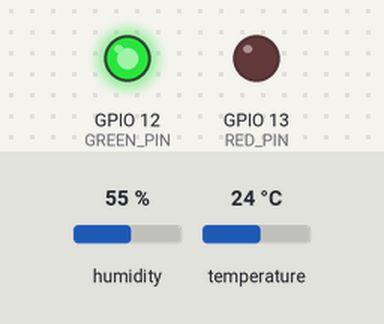
Simulated run of this sketch. Board: ESP32. Parts: output pins drawn as LEDs (lit = HIGH). The inputs (shaded band) are chosen by the test bench; at power-on: temperature 24 °C, humidity 55 %. WiFi joins after 1.5 s; servers stay silent unless stated; web services answer with replies made up by the test bench; what the sketch prints to the serial monitor is not drawn.

Above: at 3.7 s.
3.8 s: temperature set to 29.7 °C
17.8 s: temperature set to 30.4 °C
29.2 s: temperature set to 12 °C
At 30.1 s:
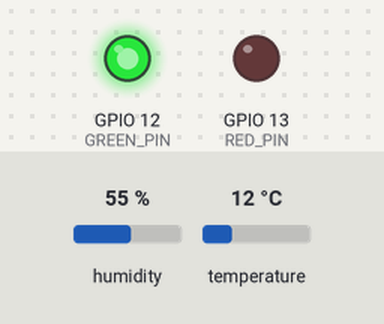
40.6 s: temperature set to 33 °C
At 48.6 s:
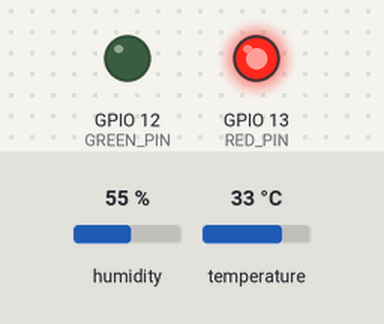
52.0 s: temperature set to 19 °C
At 64.2 s:
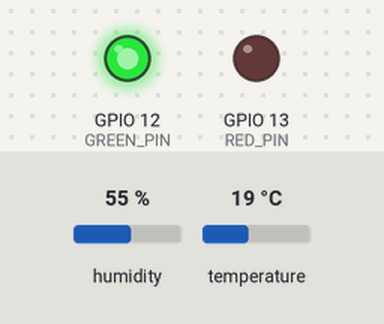
Timing chart, 0 to 65.7 s (numbered marks = the images above; inputs shaded):
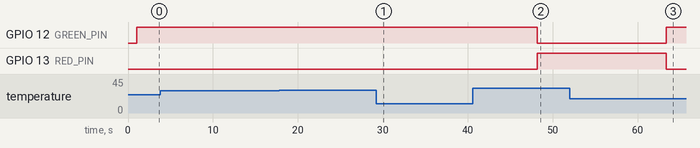

Measured:
- after the input at 3.8 s, every drawn part: stays the same
- after the input at 17.8 s, every drawn part: stays the same
- after the input at 29.2 s, GPIO 12 (GREEN_PIN): stays HIGH (without the input it goes to LOW after 3.8 s); GPIO 13 (RED_PIN): stays LOW (without the input it goes to HIGH after 3.8 s)
- after the input at 40.6 s, GPIO 12 (GREEN_PIN): HIGH → LOW after 7.6 s; GPIO 13 (RED_PIN): LOW → HIGH after 7.6 s
- after the input at 52.0 s, GPIO 12 (GREEN_PIN): LOW → HIGH after 11.4 s; GPIO 13 (RED_PIN): HIGH → LOW after 11.4 s

The sketch:

sketch.ino
```cpp
/**
 * IoT Temperature Monitoring System
 * ESP32 + DHT22 + ThingSpeak + LED Alerts
 * Platform: Wokwi
 * Author: Anushka Dubey
 */

#include <WiFi.h>
#include <HTTPClient.h>
#include "DHT.h"

// ============================================================
// PIN DEFINITIONS
// ============================================================
#define DHTPIN 15          // DHT22 data pin (GPIO 15)
#define GREEN_PIN 12       // Green LED (GPIO 12)
#define RED_PIN 13         // Red LED (GPIO 13)

#define DHTTYPE DHT22
#define TEMP_LIMIT 30.0    // Temperature threshold in Celsius

// ============================================================
// WIFI CONFIGURATION (Wokwi Default)
// ============================================================
const char* ssid = "Wokwi-GUEST";      // Wokwi's built-in WiFi
const char* password = "";

// ============================================================
// THINGSPEAK CONFIGURATION
// ============================================================
// ⚠️ REPLACE WITH YOUR ACTUAL THINGSPEAK VALUES ⚠️
String apiKey = "M0NLFV03E7GV8O8C";   // From ThingSpeak → API Keys
const char* thingSpeakURL = "http://api.thingspeak.com/update";

// ============================================================
// OBJECT INITIALIZATION
// ============================================================
DHT dht(DHTPIN, DHTTYPE);

// ============================================================
// SETUP FUNCTION
// ============================================================
void setup() {
  Serial.begin(115200);
  delay(1000);

  Serial.println("========================================");
  Serial.println("  Temperature Monitoring System v1.0");
  Serial.println("========================================\n");

  // Initialize LEDs
  pinMode(RED_PIN, OUTPUT);
  pinMode(GREEN_PIN, OUTPUT);
  digitalWrite(RED_PIN, LOW);
  digitalWrite(GREEN_PIN, HIGH);

  Serial.println("✅ LEDs initialized");
  Serial.println("   Green ON = Normal | Red ON = Alarm\n");

  // Initialize DHT22
  dht.begin();
  Serial.println("✅ DHT22 Sensor initialized on pin 15\n");

  // Connect to WiFi
  Serial.print("📡 Connecting to WiFi: ");
  Serial.println(ssid);
  WiFi.begin(ssid, password);

  int attempts = 0;
  while (WiFi.status() != WL_CONNECTED && attempts < 20) {
    delay(500);
    Serial.print(".");
    attempts++;
  }

  if (WiFi.status() == WL_CONNECTED) {
    Serial.println("\n✅ WiFi Connected!");
    Serial.print("   IP Address: ");
    Serial.println(WiFi.localIP());
  } else {
    Serial.println("\n❌ WiFi Connection Failed!");
  }

  Serial.print("\n📊 Temperature Threshold: ");
  Serial.print(TEMP_LIMIT);
  Serial.println(" °C");
  Serial.println("   Alarm triggers when temperature exceeds this limit\n");
  Serial.println("========================================\n");
  Serial.println("🔄 System is now monitoring...\n");
}

// ============================================================
// LOOP FUNCTION
// ============================================================
void loop() {
  // Read DHT22 sensor
  float temperature = dht.readTemperature();
  float humidity = dht.readHumidity();

  // Validate sensor reading
  if (isnan(temperature) || isnan(humidity)) {
    Serial.println("❌ Failed to read from DHT22 sensor!");
    Serial.println("   Check sensor connections");
    delay(2000);
    return;
  }

  // Display readings
  Serial.print("🌡️ Temperature: ");
  Serial.print(temperature, 1);
  Serial.print(" °C  |  💧 Humidity: ");
  Serial.print(humidity, 1);
  Serial.println(" %");

  // LED Alert Logic
  if (temperature > TEMP_LIMIT) {
    digitalWrite(RED_PIN, HIGH);    // Red LED ON
    digitalWrite(GREEN_PIN, LOW);   // Green OFF
    Serial.println("⚠️⚠️⚠️ WARNING: Temperature exceeds limit! ⚠️⚠️⚠️");
    Serial.println("🔴 ALERT: Overheat condition detected!\n");
  } else {
    digitalWrite(RED_PIN, LOW);     // Red LED OFF
    digitalWrite(GREEN_PIN, HIGH);  // Green ON
    Serial.println("✅ Status: Temperature Normal\n");
  }

  // Send to ThingSpeak
  if (WiFi.status() == WL_CONNECTED) {
    HTTPClient http;
    String url = String(thingSpeakURL) +
                 "?api_key=" + apiKey +
                 "&field1=" + String(temperature) +
                 "&field2=" + String(humidity) +
                 "&field3=" + String((temperature > TEMP_LIMIT) ? 1 : 0);

    http.begin(url);
    int httpCode = http.GET();

    if (httpCode == 200) {
      Serial.println("📤 Data sent to ThingSpeak successfully!");
    } else {
      Serial.print("❌ ThingSpeak Error: HTTP ");
      Serial.println(httpCode);
    }
    http.end();
  } else {
    Serial.println("❌ WiFi not connected - Data not sent");
  }

  Serial.println("----------------------------------------\n");
  delay(15000);  // ThingSpeak rate limit (15 seconds minimum)
}
```
